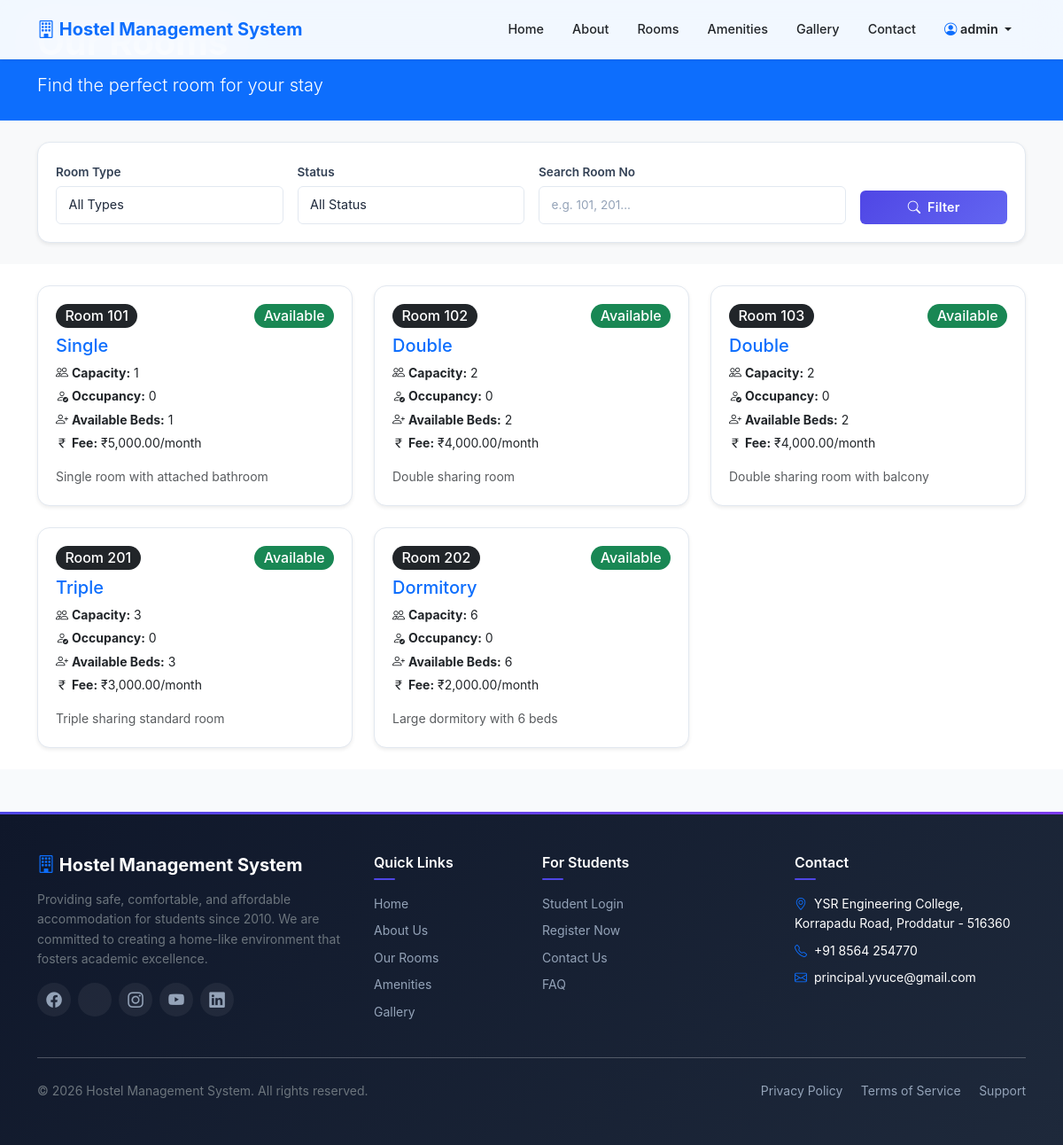
/rooms.php (signed in), run on the app's committed database.
### tables this page shows
CREATE TABLE rooms (
    id INT AUTO_INCREMENT PRIMARY KEY,
    room_no VARCHAR(20) NOT NULL UNIQUE,
    floor VARCHAR(20),
    room_type ENUM('Single', 'Double', 'Triple', 'Dormitory') NOT NULL DEFAULT 'Double',
    capacity INT NOT NULL DEFAULT 2,
    occupancy INT NOT NULL DEFAULT 0,
    fee_per_month DECIMAL(10,2) NOT NULL DEFAULT 0,
    description TEXT,
    status ENUM('Available', 'Full', 'Maintenance') NOT NULL DEFAULT 'Available',
    created_at TIMESTAMP DEFAULT CURRENT_TIMESTAMP
);

### config/functions.php (called while the page is built, shortened)
<?php
function sanitize($input) {
    return htmlspecialchars(strip_tags(trim($input)), ENT_QUOTES, 'UTF-8');
}

### config/database.php (called while the page is built, shortened)
<?php
class Database {
    private static $instance = null;
    private $conn;
    private function __construct() {
        try {
            $this->conn = new PDO(
                "mysql:host=" . DB_HOST . ";dbname=" . DB_NAME . ";charset=utf8mb4",
                DB_USER,
                DB_PASS,
                [
                    PDO::ATTR_ERRMODE => PDO::ERRMODE_EXCEPTION,
                    PDO::ATTR_DEFAULT_FETCH_MODE => PDO::FETCH_ASSOC,
                    PDO::ATTR_EMULATE_PREPARES => false
                ]
            );
        } catch (PDOException $e) {
            die("Database connection failed: " . $e->getMessage());
        }
    }
    public static function getInstance() {
        if (self::$instance === null) {
            self::$instance = new self();
        }
        return self::$instance;
    }
    public function getConnection() {
        return $this->conn;
    }
}
function db() {
    return Database::getInstance()->getConnection();
}

### public/rooms.php (the view, shortened to what this page needs)
<?php
include __DIR__ . '/../includes/header.php';
$params = [];
$whereClause = '';
$rooms = [];
try {
    $stmt = db()->prepare("SELECT * FROM rooms $whereClause ORDER BY room_no ASC");
    $stmt->execute($params);
    $rooms = $stmt->fetchAll();
} catch (Exception $e) {
    $rooms = [];
}
$searchValue = $_GET['search'] ?? '';
?>
<section class="bg-primary text-white py-4">
    <div class="container">
        <h1 class="fw-bold">Our Rooms</h1>
        <p class="lead mb-0">Find the perfect room for your stay</p>
    </div>
</section>
<section class="bg-light py-4">
    <div class="container">
        <div class="card shadow-sm">
            <div class="card-body">
                <form method="GET" action="" class="row g-3 align-items-end">
                    <div class="col-md-3">
                        <label class="form-label fw-semibold">Room Type</label>
                        <select name="room_type" class="form-select">
                            <option value="">All Types</option>
                        </select>
                    </div>
                    <div class="col-md-3">
                        <label class="form-label fw-semibold">Status</label>
                        <select name="status" class="form-select">
                            <option value="">All Status</option>
                        </select>
                    </div>
                    <div class="col-md-4">
                        <label class="form-label fw-semibold">Search Room No</label>
                        <input type="text" name="search" class="form-control" placeholder="e.g. 101, 201..." value="<?= sanitize($searchValue) ?>">
                    </div>
                    <div class="col-md-2">
                        <button type="submit" class="btn btn-primary w-100"><i class="bi bi-search"></i> Filter</button>
                    </div>
                </form>
            </div>
        </div>
    </div>
</section>
<section class="bg-white py-4">
    <div class="container">
        <?php if (count($rooms) > 0): ?>
            <div class="row g-4">
                <?php foreach ($rooms as $room): ?>
                    <div class="col-md-4">
                        <div class="card h-100 shadow-sm">
                            <div class="card-body">
                                <div class="d-flex justify-content-between align-items-start mb-2">
                                    <span class="badge bg-dark fs-6">Room <?= sanitize($room['room_no']) ?></span>
                                    <?php
                                    $statusBadge = match($room['status']) {
                                        'Available' => 'bg-success',
                                        'Full' => 'bg-danger',
                                        'Maintenance' => 'bg-warning text-dark',
                                        default => 'bg-secondary'
                                    };
                                    ?>
                                    <span class="badge <?= $statusBadge ?> fs-6"><?= $room['status'] ?></span>
                                </div>
                                <h5 class="card-title text-primary"><?= sanitize($room['room_type']) ?></h5>
                                <ul class="list-unstyled small">
                                    <li class="mb-1"><i class="bi bi-people"></i> <strong>Capacity:</strong> <?= $room['capacity'] ?></li>
                                    <li class="mb-1"><i class="bi bi-person-check"></i> <strong>Occupancy:</strong> <?= $room['occupancy'] ?></li>
                                    <li class="mb-1"><i class="bi bi-person-plus"></i> <strong>Available Beds:</strong> <?= $room['capacity'] - $room['occupancy'] ?></li>
                                    <li class="mb-1"><i class="bi bi-currency-rupee"></i> <strong>Fee:</strong> ₹<?= number_format($room['fee_per_month'], 2) ?>/month</li>
                                </ul>
                                <?php if (!empty($room['description'])): ?>
                                    <p class="card-text small text-muted"><?= sanitize($room['description']) ?></p>
                                <?php endif; ?>
                            </div>
                        </div>
                    </div>
                <?php endforeach; ?>
            </div>
        <?php else: ?>
            <div class="alert alert-info text-center">
                <i class="bi bi-info-circle"></i> No rooms found matching your criteria.
            </div>
        <?php endif; ?>
    </div>
</section>
<?php include __DIR__ . '/../includes/footer.php'; ?>

### assets/css/style.css (style rules this page uses)
:root { --primary: #4f46e5; --primary-light: #eef2ff; --primary-dark: #4338ca; --primary-darker: #3730a3; --primary-rgb: 79, 70, 229; --primary-gradient: linear-gradient(135deg, #4f46e5, #7c3aed); --primary-gradient-2: linear-gradient(135deg, #4f46e5, #6366f1); --accent: #f59e0b; --accent-light: #fef3c7; --accent-gradient: linear-gradient(135deg, #f59e0b, #f97316); --success: #10b981; --success-light: #d1fae5; --success-gradient: linear-gradient(135deg, #10b981, #059669); --danger: #ef4444; --danger-light: #fee2e2; --danger-gradient: linear-gradient(135deg, #ef4444, #dc2626); --warning: #f59e0b; --warning-light: #fef3c7; --warning-gradient: linear-gradient(135deg, #f59e0b, #d97706); --info: #06b6d4; --info-light: #cffafe; --info-gradient: linear-gradient(135deg, #06b6d4, #0891b2); --dark: #1e293b; --darker: #0f172a; --light: #f8fafc; --gray-50: #f8fafc; --gray-100: #f1f5f9; --gray-200: #e2e8f0; --gray-300: #cbd5e1; --gray-400: #94a3b8; --gray-500: #64748b; --gray-600: #475569; --gray-700: #334155; --gray-800: #1e293b; --shadow-xs: 0 1px 2px rgba(0,0,0,0.05); --shadow-sm: 0 1px 3px rgba(0,0,0,0.06), 0 1px 2px rgba(0,0,0,0.04); --shadow-md: 0 4px 6px rgba(0,0,0,0.05), 0 10px 15px rgba(0,0,0,0.05); --shadow-lg: 0 10px 25px rgba(0,0,0,0.06), 0 20px 40px rgba(0,0,0,0.04); --shadow-xl: 0 25px 50px rgba(0,0,0,0.08); --shadow-2xl: 0 35px 60px rgba(0,0,0,0.1); --shadow-primary: 0 4px 14px rgba(79,70,229,0.25); --shadow-primary-lg: 0 10px 30px rgba(79,70,229,0.3); --shadow-success: 0 4px 14px rgba(16,185,129,0.25); --shadow-warning: 0 4px 14px rgba(245,158,11,0.25); --shadow-danger: 0 4px 14px rgba(239,68,68,0.25); --radius-sm: 6px; --radius: 10px; --radius-lg: 14px; --radius-xl: 20px; --radius-2xl: 24px; --radius-3xl: 32px; --transition: 0.2s cubic-bezier(.4,0,.2,1); --transition-slow: 0.4s cubic-bezier(.4,0,.2,1); --font: 'Inter', 'Segoe UI', system-ui, -apple-system, sans-serif; }
* { box-sizing: border-box; }
body { font-family: var(--font); background: var(--gray-50); color: var(--gray-800); overflow-x: hidden; line-height: 1.6; -webkit-font-smoothing: antialiased; -moz-osx-font-smoothing: grayscale; }
.card { border-radius: var(--radius-lg); border: 1px solid var(--gray-200); box-shadow: var(--shadow-sm); transition: all var(--transition); background: white; overflow: hidden; position: relative; }
.card-body { padding: 1.25rem; }
.btn { border-radius: var(--radius-sm); font-weight: 600; transition: all var(--transition); position: relative; letter-spacing: 0.2px; padding: 0.5rem 1rem; font-size: 0.9rem; }
.btn-primary { background: var(--primary-gradient-2); border: none; color: white; }
.btn .bi { margin-right: 4px; }
.form-control, .form-select { border-radius: var(--radius-sm); padding: 0.6rem 0.85rem; border: 1.5px solid var(--gray-200); transition: all var(--transition); background: white; font-size: 0.9rem; color: var(--gray-800); }
.form-label { font-weight: 500; margin-bottom: 0.25rem; color: var(--gray-700); font-size: 0.85rem; }
.form-control::placeholder { color: var(--gray-400); font-size: 0.85rem; }
.badge { padding: 0.35rem 0.65rem; font-weight: 500; border-radius: 100px; transition: all var(--transition); font-size: 0.75rem; }

### data on the page
rooms: room_no "101", status "Available", room_type "Single", capacity "1", occupancy "0", $room['capacity']-$room['occupancy'] "1", fee_per_month "5,000.00", description "Single room with attached bathroom"
rooms: room_no "102", status "Available", room_type "Double", capacity "2", occupancy "0", $room['capacity']-$room['occupancy'] "2", fee_per_month "4,000.00", description "Double sharing room"
rooms: room_no "103", status "Available", room_type "Double", capacity "2", occupancy "0", $room['capacity']-$room['occupancy'] "2", fee_per_month "4,000.00", description "Double sharing room with balcony"
rooms: room_no "201", status "Available", room_type "Triple", capacity "3", occupancy "0", $room['capacity']-$room['occupancy'] "3", fee_per_month "3,000.00", description "Triple sharing standard room"
rooms: room_no "202", status "Available", room_type "Dormitory", capacity "6", occupancy "0", $room['capacity']-$room['occupancy'] "6", fee_per_month "2,000.00", description "Large dormitory with 6 beds"

### other printed values
SITE_NAME "Hostel Management System"
$_SESSION['username'] "admin"
